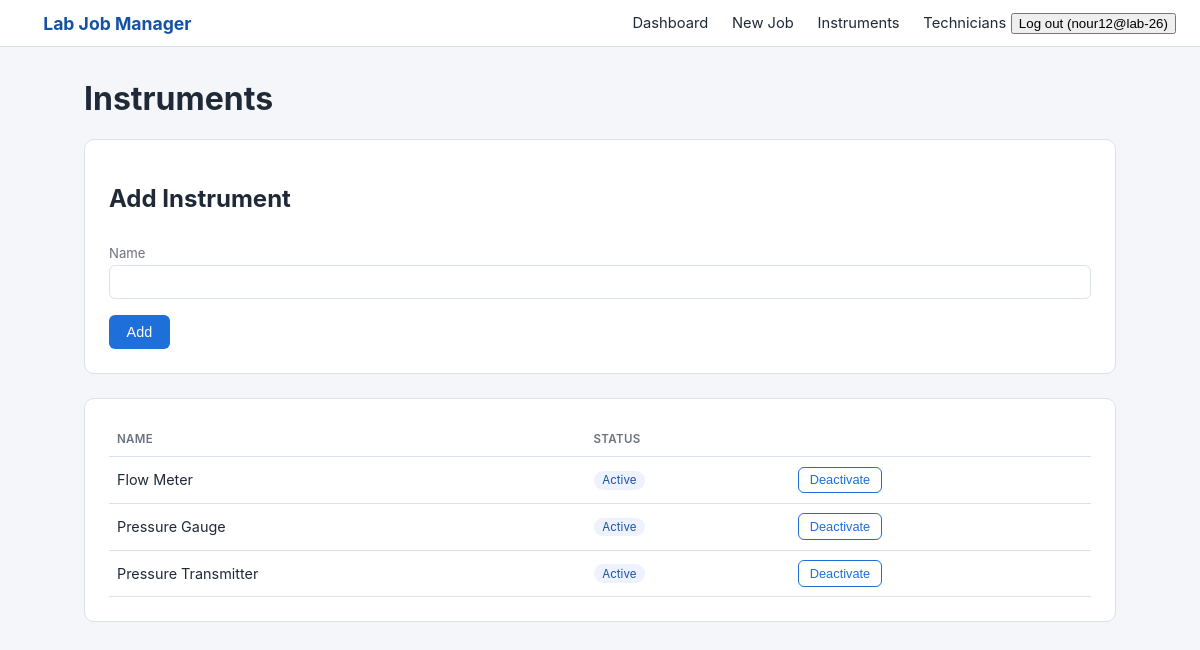
The app's page /instruments/ (signed in), older data.
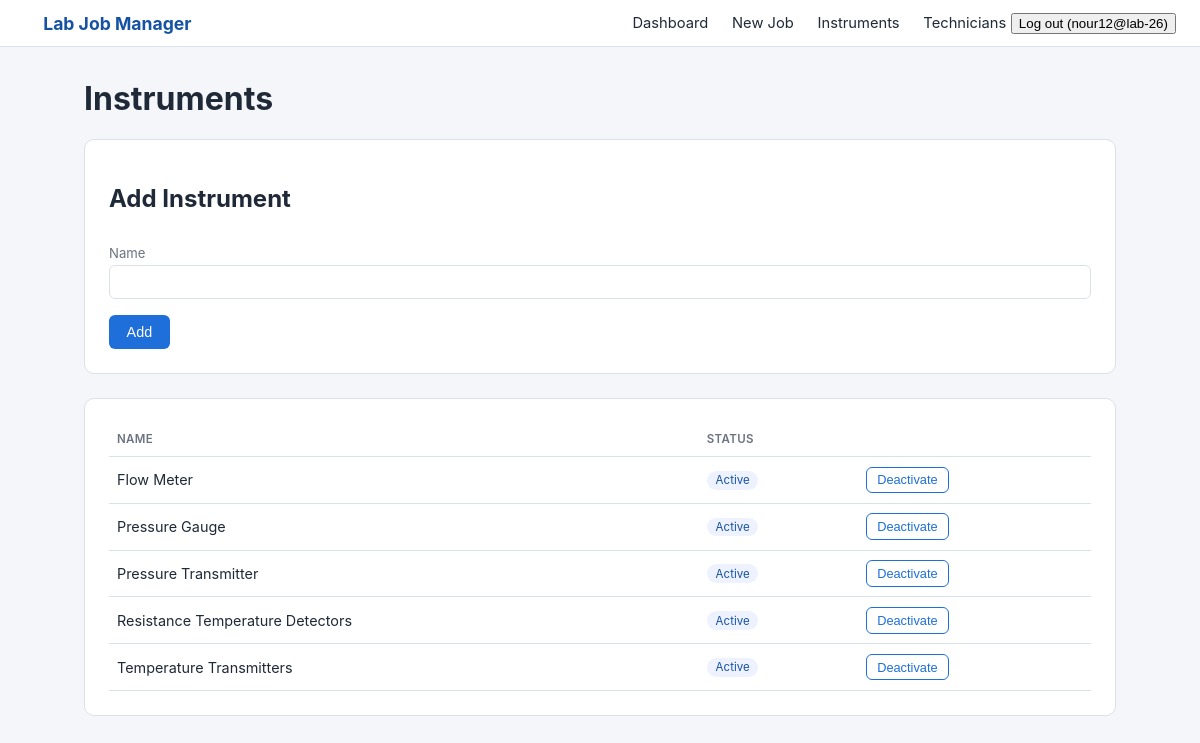
The same page, newer data.
### labmanager/models.py (models this page shows, shortened)
class Instrument(models.Model):
    name = models.CharField(max_length=150, unique=True)
    default_model = models.CharField(max_length=150, blank=True)
    default_range = models.CharField(max_length=150, blank=True)
    is_active = models.BooleanField(default=True)
    created_at = models.DateTimeField(auto_now_add=True)
    class Meta:
        ordering = ["name"]

### labmanager/views.py (the view)
# urls.py: path("instruments/", views.instrument_list, name="instrument_list"),
@login_required
@user_passes_test(is_lab_head)
def instrument_list(request):
    if request.method == "POST":
        form = InstrumentForm(request.POST)
        if form.is_valid():
            form.save()
            messages.success(request, "Instrument added.")
            return redirect("instrument_list")
    else:
        form = InstrumentForm()
    instruments = Instrument.objects.all()
    return render(request, "labmanager/instruments.html", {"form": form, "instruments": instruments})

### labmanager/forms.py
class InstrumentForm(forms.ModelForm):
    class Meta:
        model = Instrument
        fields = ["name", "default_model", "default_range"]

### labmanager/models.py (called while the page is built)
    @property
    def is_lab_head(self):
        return self.role == self.Role.LAB_HEAD

### labmanager/views.py (called while the page is built)
def is_lab_head(user):
    return user.is_authenticated and user.is_lab_head

### labmanager/templates/labmanager/instruments.html (shortened to what this page needs)
{% extends "labmanager/base.html" %}
{% block content %}
<h1>Instruments</h1>
<div class="card">
    <h2>Add Instrument</h2>
    <form method="post">
        <div class="row">
            <div>
                <label>Name</label>
                {{ form.name }}
            </div>
        </div>
        <button class="btn" style="margin-top:1rem;" type="submit">Add</button>
    </form>
</div>
<div class="card">
    <table>
        <thead><tr><th>Name</th><th>Status</th><th></th></tr></thead>
        <tbody>
            {% for instrument in instruments %}
            <tr>
                <td>{{ instrument.name }}</td>
                <td><span class="pill">{{ instrument.is_active|yesno:"Active,Inactive" }}</span></td>
                <td>
                    <form method="post" action="{% url 'instrument_toggle' instrument.pk %}">
                        <button class="btn secondary small" type="submit">{{ instrument.is_active|yesno:"Deactivate,Activate" }}</button>
                    </form>
                </td>
            </tr>
            {% empty %}
            <tr><td colspan="5" class="muted">No instruments yet.</td></tr>
            {% endfor %}
        </tbody>
    </table>
</div>
{% endblock %}

Row changes from the older to the newer data that the page shows:
added Instrument: name "Resistance Temperature Detectors", is_active "Active", is_active "Deactivate"
added Instrument: name "Temperature Transmitters", is_active "Active", is_active "Deactivate"
